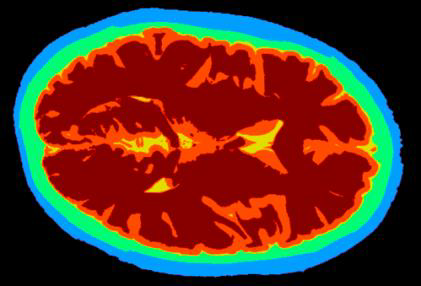
#> input picture image-1.png, 421 x 286 px
$ python -i segmentation_2D.py   (imports and definitions only)
#> lines starting #> are read from the running program, lines starting #| are printed output that depends on the picture; after the words box and inside, x2 and y2 are one past the last pixel; in counts of white or black regions, pixels touching at a corner belong together
#!/usr/bin/env python3
# -*- coding: utf-8 -*-

# Importing modules

import skimage
import scipy
import time
from matplotlib import pyplot as plt
import numpy as np
from scipy.io import loadmat
from skimage import filters
from sklearn.cluster import KMeans
import cv2
from sklearn import metrics

# Load data
# [1 line that did not run here, left out]
# [1 line that did not run here, left out]
# [1 line that did not run here, left out]
# Flips x and y coordinates of contour as numpy array
def flip_coordinates(contour):
    contour_r = contour[:, 1]
    contour_r = np.stack((contour_r, contour[:, 0]), axis = 1)
    return contour_r
# Finding most significant contours using Marching cubes algorithm
def finding_significant_contours(img, count):
    contours = skimage.measure.find_contours(img)
    # Sorting in descending order of contour length
    n = len(contours)
    for i in range(n-1):
        for j in range(0, n-i-1):
            if len(contours[j]) < len(contours[j+1]):
                contours[j], contours[j+1] = contours[j+1], contours[j]
    significant_contours = []
    for j in range(count):
        contour = flip_coordinates(contours[j])
        significant_contours.append(contour)
    return significant_contours

# Fetching skin, CSF and skull masks from contours
def fetch_masks_from_contours(img, contours):
    # Separating skin mask
    contour_skin = contours[1]
    skin_mask = np.zeros(img.shape, np.uint8)
    cv2.fillPoly(skin_mask, np.int32([contour_skin]), 1)
    # Separating csf mask
    contour_csf = contours[0]
    csf_mask = np.zeros(img.shape, np.uint8)
    cv2.fillPoly(csf_mask, np.int32([contour_csf]), 1)
    # Separating skull mask
    contour_skull = contours[2]
    skull_mask = np.zeros(img.shape, np.uint8)
    cv2.fillPoly(skull_mask, np.int32([contour_skull]), 1)
    return skin_mask, skull_mask, csf_mask

# Segmenting Air, skin, skull and CSF from their masks
def segment_regions_from_masks(img, skin_mask, skull_mask, csf_mask):
    # Segmenting skin, air and skull
    img_segmented = skin_mask
    img_r = img_segmented.reshape(img.shape[0]*img.shape[1])
    skull_mask_r = skull_mask.reshape(img.shape[0]*img.shape[1])
    for i in range(img_r.shape[0]):
        if img_r[i] == 1:
            if skull_mask_r[i] == 0:
                img_r[i] = 1
            else:
                img_r[i] = 2

    img_segmented = img_r.reshape(img.shape[0], img.shape[1])
    # Segmenting CSF from skull

    img_r = img_segmented.reshape(img.shape[0]*img.shape[1])
    csf_mask_r = csf_mask.reshape(img.shape[0]*img.shape[1])

    for i in range(img_r.shape[0]):
        if img_r[i] == 2:
            if csf_mask_r[i] == 0:
                img_r[i] = 2
            else:
                img_r[i] = 3

    img_segmented = img_r.reshape(img.shape[0], img.shape[1])
    return img_segmented

# Fetching MRI values inside CSF mask
def fetch_csf_mri(img, csf_mask):
    img_r = img.reshape(img.shape[0]*img.shape[1])
    csf_mask_r = csf_mask.reshape(img.shape[0]*img.shape[1])
    img_csf = np.zeros(img.shape[0] * img.shape[1])
    for i in range(img_r.shape[0]):
        if csf_mask_r[i] == 1:
            img_csf[i] = img_r[i]

    img_csf = img_csf.reshape(img.shape[0], img.shape[1])
    return img_csf

# Integrating contour segmentation with CSF segmentation
# [29 lines left out: functions join_segmentation, morph_opening, morph_closing, not called in this run]

# Step 1 - Algorithm 1 - Mean thresholding
def mean_thresholding(img):
    img_r = img.reshape(img.shape[0]*img.shape[1])
    mean = img_r.mean()
    for i in range(img_r.shape[0]):
        if img_r[i] > mean:
            img_r[i] = 1
        else:
            img_r[i] = 0
    img = img_r.reshape(img.shape[0], img.shape[1])
    return img

# Step 1 - Algorithm 2 - Otsu thresholding
# [46 lines left out: functions otsu_thresholding, segmenting_with_mathematical_morphology, not called in this run]

# Step 2 - Algorithm 2 - Segmenting with marching cubes
def segmenting_with_marching_cubes(img):
    # Find contours of skin, skull and CSF
    contours = finding_significant_contours(img, 3)
    # Fetch masks from the contours
    skin_mask, skull_mask, csf_mask = fetch_masks_from_contours(img, contours)
    # Segment  Air, skin, skull and CSF regions from masks
    img_segmented = segment_regions_from_masks(img, skin_mask, skull_mask, csf_mask)
    # Segmenting regions within CSF - CSF, grey matter and white matter
    img_csf = fetch_csf_mri(img, csf_mask)
    return img_segmented, csf_mask

# Step 3 - Algorithm 1 - Segmenting with Multi-Otsu thresholding
def segmenting_csf_with_thresholding(img_csf):
    thresholds = filters.threshold_multiotsu(img_csf, classes = 4)
    segmented_csf = np.digitize(img_csf, bins=thresholds)
    return segmented_csf

# Step 3 - Algorithm 2 - Segmenting with KMeans
# [6 lines left out: function segmenting_csf_with_Kmeans, not called in this run]

# Main segmentation function.
# Pass algorithms for step 1, 2 and 3 in arguments
def segment_brain_mri(img, thresholding_method = 'mean', segmenting_contours_method = 'marching_cubes', segmenting_csf_method = 'thresholding'):
    # Gaussian smoothing
    # img_smoothed = gaussian_blur(img, 1)
    # Otsu thresholding
    if thresholding_method == "otsu":
        img_thresholded = otsu_thresholding(img)
    else:
        img_thresholded = mean_thresholding(img)

    if segmenting_contours_method == 'mathematical_morphology':
        img_segmented, csf_mask = segmenting_with_mathematical_morphology(img, img_thresholded)
    else:
        img_segmented, csf_mask = segmenting_with_marching_cubes(img_thresholded)

    img_csf = fetch_csf_mri(img, csf_mask)
    if segmenting_csf_method == 'KMeans':
        segmented_csf = segmenting_csf_with_Kmeans(img, img_csf)
    else:
        # Otsu threshold
        segmented_csf = segmenting_csf_with_thresholding(img_csf)

    # Integrating first segmentation with the segmentation inside CSF
    img_segmented_2 = join_segmentation(img, img_segmented, segmented_csf)
    return img_segmented_2

# Evaluation
# [26 lines left out: functions evaluation, segment_MRIs, not called in this run]

thresholding = ['mean', 'otsu']
segmenting_contours = ['mathematical_morphology', 'marching_cubes']
segmenting_csf = ['thresholding', 'KMeans']

# Algorithm 1
# [1 line that did not run here, left out]
# [1 line not run here, left out]
# Algorithm 2
# [1 line that did not run here, left out]
# [1 line not run here, left out]
# Algorithm 3
# [1 line that did not run here, left out]
# [1 line not run here, left out]
# Algorithm 4
# [1 line that did not run here, left out]
# [4 lines not run here, left out]


>>> import cv2
>>> picture = cv2.imread('image-1.png', cv2.IMREAD_GRAYSCALE)
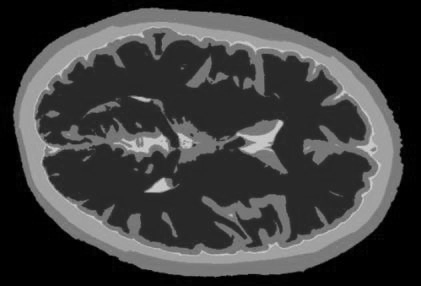
#> picture: shape (286, 421); min 0, max 210, mean 60.7
>>> result = segment_brain_mri(picture)
#> in mean_thresholding, `mean = img_r.mean()`: mean = 60.74
#> in mean_thresholding, `img = img_r.reshape(img.shape[0], img.shape[1])`:
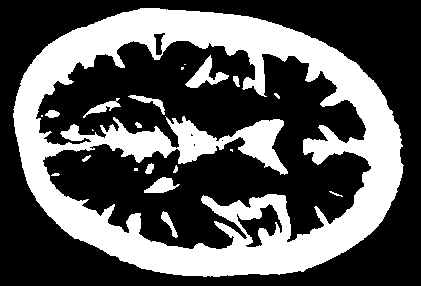
#> img: shape (286, 421); values 0 (black) and 1 (white), 34.9% white; 21 white regions (6 under 20 px), largest, box (x1, y1, x2, y2) and area: (13, 8, 404, 277) 40256, (185, 55, 229, 88) 523, (144, 177, 180, 193) 324
#> in finding_significant_contours, `contours = skimage.measure.find_contours(img)`: contours = 29 point arrays, longest 3431 points
#> in finding_significant_contours, `n = len(contours)`: n = 29
#> after the loop in finding_significant_contours, `for j in range(count):`: significant_contours = 3 point arrays, longest 3431 points
#> in fetch_masks_from_contours, `contour_skin = contours[1]`: contour_skin = 1353 pairs, first value 12.5 to 403.5, second value 7.5 to 276.5
#> in fetch_masks_from_contours, `cv2.fillPoly(skin_mask, np.int32([contour_skin]), 1)`:
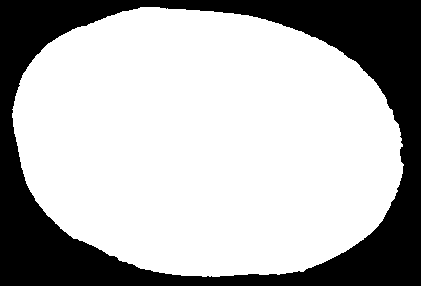
#> skin_mask: shape (286, 421); values 0 (black) and 1 (white), 70% white; 1 black region, box (x1, y1, x2, y2) and area: (0, 0, 421, 286) 36169
#> in fetch_masks_from_contours, `contour_csf = contours[0]`: contour_csf = 3431 pairs, first value 35.5 to 370.5, second value 40.5 to 248.5
#> in fetch_masks_from_contours, `cv2.fillPoly(csf_mask, np.int32([contour_csf]), 1)`:
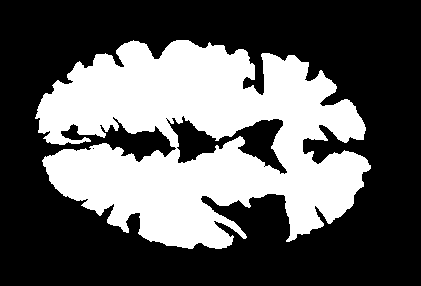
#> csf_mask: shape (286, 421); values 0 (black) and 1 (white), 36.5% white; 1 white region, box (x1, y1, x2, y2) and area: (35, 40, 371, 249) 43931
#> in fetch_masks_from_contours, `contour_skull = contours[2]`: contour_skull = 259 pairs, first value 236.5 to 281.5, second value 203.5 to 246.5
#> in fetch_masks_from_contours, `cv2.fillPoly(skull_mask, np.int32([contour_skull]), 1)`:
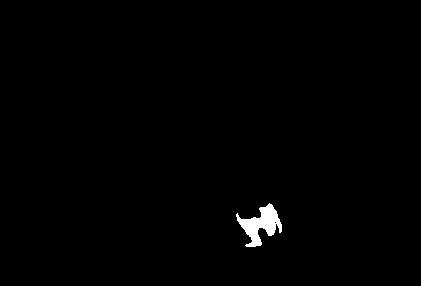
#> skull_mask: shape (286, 421); values 0 (black) and 1 (white), 0.76% white; 1 white region, box (x1, y1, x2, y2) and area: (236, 203, 282, 247) 918
#> in segment_regions_from_masks, `img_segmented = img_r.reshape(img.shape[0], img.shape[1])`:
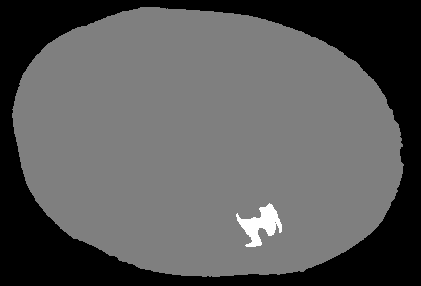
#> img_segmented: shape (286, 421); min 0, max 2, mean 0.707; drawn with min black and max white
#> in fetch_csf_mri, `img_csf = img_csf.reshape(img.shape[0], img.shape[1])`:
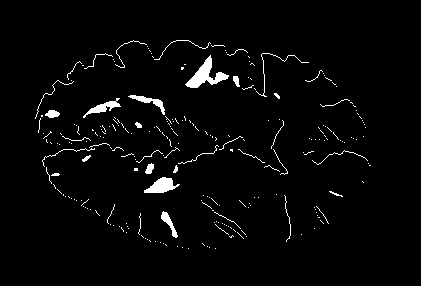
#> img_csf: shape (286, 421) float64; values 0 (black) and 1 (white), 2.7% white; 245 white regions (208 under 20 px), largest, box (x1, y1, x2, y2) and area: (185, 55, 229, 88) 523, (144, 177, 180, 193) 324, (83, 98, 121, 118) 227
#> (the run stopped early here; a loop or call above may not have finished)
